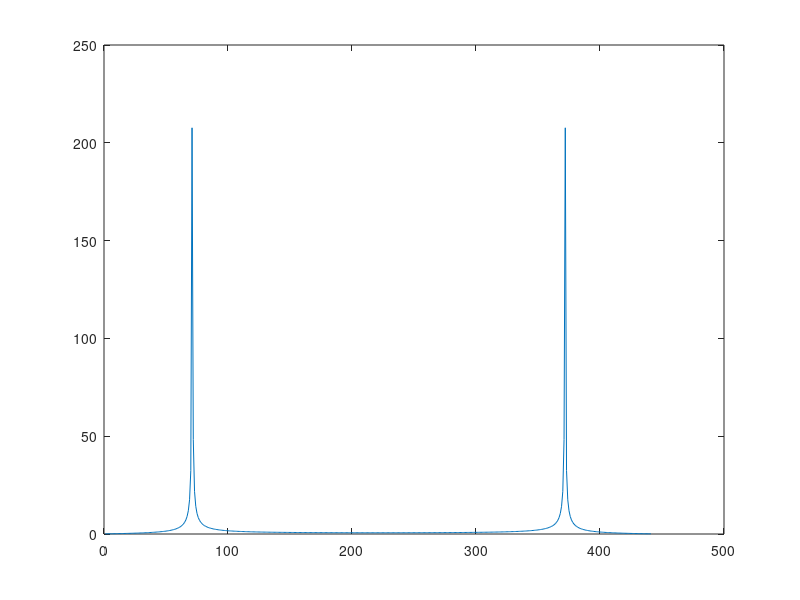

Write the MATLAB code that produced this figure. (Note: this script raises an error after producing the figure.)
% Testing onset detection method from:
% Duxbury, C., Bello, J.P., Davies, M. and Sandler, M. Complex domain Onset Detection for Musical Signals

test = sin(2 * pi * 0:48000 * 440/48000);
fft_test = fft(test);
plot(abs(fft_test))

z1 = exp(1j)
z2 = exp(1j * pi)

vec1 = [z1, z1]
vec2 = [z2, z2]

stat_test = bin_stationarity(z1, z2, z2)
stat_test_vec = stationarity(vec1, vec2, vec2)

function output = stationarity(current_fft, previous_fft, preprevious_fft)
    target_mag = arrayfun(@abs, previous_fft);
    target_arg = arrayfun(@angle, 2 * previous_fft - preprevious_fft);
    target = target_mag .* exp(1j * target_arg);

    real_diff = (arrayfun(@real, target) - arrayfun(@real, current_fft)).^2;
    imag_diff = (arrayfun(@imag, target) - arrayfun(@imag, current_fft)).^2;
    output = sum(arrayfun(@sqrt, real_diff + imag_diff));
end

function output = bin_stationarity(current_bin, previous_bin, preprevious_bin)
    target_mag = abs(previous_bin);
    target_arg = angle(2 * previous_bin - preprevious_bin);
    target = target_mag * exp(1j * target_arg);

    output = sqrt((real(target) - real(current_bin))^2 + (imag(target) - imag(current_bin))^2);
end
